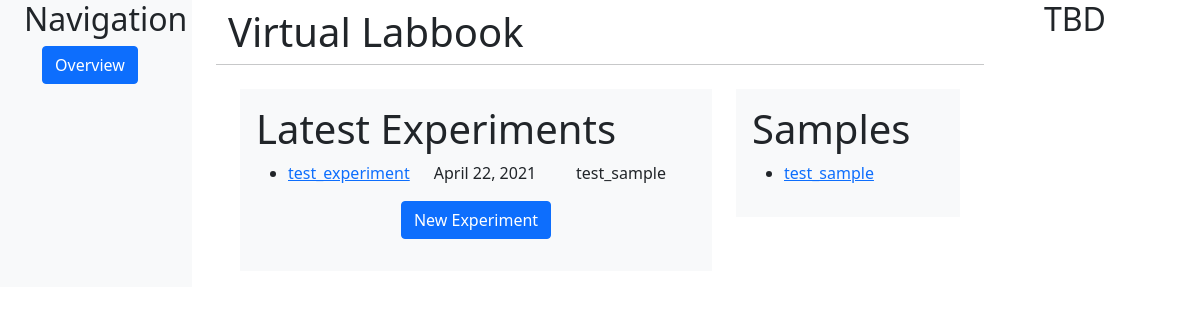
Screenshot of /polls/ with the database file from the repository.
### polls/models.py (models this page shows, shortened)
class Experiment(models.Model):
    sample = models.ForeignKey(Sample, on_delete=models.PROTECT, related_name='experiments')
    name = models.CharField(max_length=200)
    date = models.DateField('Date of experiment', default=datetime.datetime.now)

class Sample(models.Model):
    name = models.CharField(max_length=200)
    def __str__(self):
        return self.name

### polls/views.py (the view)
# urls.py: path('', views.index, name='index'),
def index(request):
    context = {
        'experiment_list': Experiment.objects.order_by('-date'),
        'sample_list': Sample.objects.exclude(experiments=None)}
    return render(request, 'polls/index.html', context)

### polls/templates/polls/index.html
{% extends 'polls/base.html' %}
{% block content %}
{% if 'create_experiment' in request.path %}
<h1>New Experiment</h1>
{% include 'polls/update-experiment.html' %}
{%else%}
<div class="row row-cols-1 row-cols-xl-2">
    <div class="col-xl-8">
        <div class="py-3 px-3 mb-3 bg-light text-dark">
            <h1> Latest Experiments </h1>
            {% if experiment_list %}
            <ul>
                {% for experiment in experiment_list %}
                <li>
                    <div class="row">
                        <div class="col">
                            <a href="{%url 'polls:experiment-detail' experiment.id%}">{{ experiment.name }}</a>
                        </div>
                        <div class="col">
                            {% if not experiment.date is None %}
                            {{ experiment.date}}
                            {% endif %}
                        </div>
                        <div class="col-4">
                            {{ experiment.sample }}
                        </div>
                    </div>
                </li>
                {% endfor %}
            </ul>
            {% else %}
            <p>No experiments are available.</p>
            {% endif %}
            <form action="{% url 'polls:create-experiment' %}" method="get">
                <div class="row row-cols-auto my-3 justify-content-md-center">
                    <div class="col"><input type="submit" value="New Experiment" class="btn btn-primary"/></div>
                </div>
            </form>
        </div>
    </div>
    <div class="col-xl-4">
        <div class="py-3 px-3 mb-3 bg-light text-dark">
            <h1> Samples </h1>
            {% if sample_list %}
            <ul>
                {% for sample in sample_list %}
                <li><a href="{%url 'polls:sample-detail' sample.id%}">{{ sample.name }} </a></li>
                {% endfor %}
            </ul>
            {% else %}
            <p>No experiments are available.</p>
            {% endif %}
        </div>
    </div>
</div>
{% endif %}
{% endblock %}

### rows the page displays
Experiment: name "test_experiment", date "April 22, 2021", sample "test_sample"
Sample: name "test_sample"
